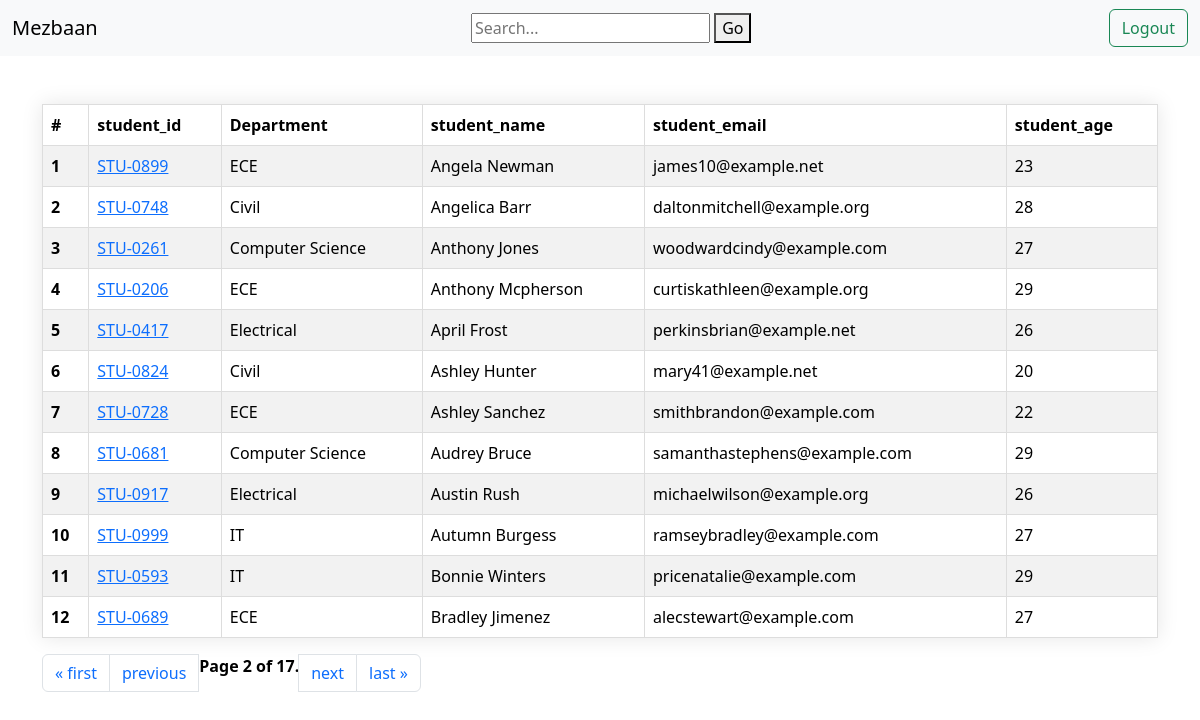
Screenshot of /students/?page=2 with the database file from the repository.
### vege/models.py (models this page shows, shortened)
class Student(models.Model):
  department = models.ForeignKey(Department , related_name="depart", on_delete=models.CASCADE)
  student_id = models.OneToOneField(StudentID, related_name="studentid", on_delete=models.CASCADE)
  student_name = models.CharField(max_length=100)
  student_age = models.IntegerField(default=18)
  student_email = models.EmailField(unique=True)
  student_address = models.TextField()
  class Meta:
    ordering = ['student_name']
    verbose_name = 'student'

class StudentID(models.Model):
  student_id = models.CharField(max_length=100)
  def __str__(self) -> str:
    return self.student_id

class Department(models.Model):
  department = models.CharField(max_length=100)
  class Meta:
    ordering = ['department']

### vege/views.py (the view, shortened to what this page needs)
# urls.py: path('students/', getStudents , name = "getStudents"),
def getStudents(request):
  queryset = Student.objects.all()
  paginator = Paginator(queryset, 12)  # Show 25 contacts per page.
  page_number = request.GET.get("page", 1)
  page_obj = paginator.get_page(page_number)
  return render(request, 'reports/students.html', {'queryset': page_obj})

### home/templates/reports/students.html (shortened to what this page needs)
<!DOCTYPE html>
<html lang="en">
<head>
  <link href="https://cdn.jsdelivr.net/npm/bootstrap@5.3.3/dist/css/bootstrap.min.css" rel="stylesheet">
</head>
<body>
  <nav class="navbar bg-body-tertiary">
    <div class="container-fluid">
      <a class="navbar-brand">Mezbaan</a>
      <div class="search">
        <form>
            <input placeholder="Search..." type="text" name="search">
            <button type="submit">Go</button>
        </form>
      </div>
        <a href="/logout/" class="btn btn-outline-success" type="submit">Logout</a>
    </div>
  </nav>
  <div class="container mt-5">
    <table class="table table-striped">
      <thead>
        <tr>
          <th scope="col">#</th>
          <th scope="col">student_id</th>
          <th scope="col">Department</th>
          <th scope="col">student_name</th>
          <th scope="col">student_email</th>
          <th scope="col">student_age</th>
        </tr>
      </thead>
      <tbody>
        {% for student in queryset %}
        <tr>
          <th scope="row">{{forloop.counter}}</th>
          <td>
            <a href="{% url 'see_marks' student.student_id %}">
              {{student.student_id}}
            </a></td>
          <td>{{student.department.department}}</td>
          <td>{{student.student_name}}</td>
          <td>{{student.student_email}}</td>
          <td>{{student.student_age}}</td>
        </tr>
        {% endfor %}
      </tbody>
    </table>
        <nav aria-label="Page navigation example">
        <ul class="pagination">
              {% if queryset.has_previous %}
              <li class="page-item"><a class="page-link" href="?page=1">&laquo; first</a></li>
              <li class="page-item"><a class="page-link" href="?page={{ queryset.previous_page_number }}">previous</a></li>
              {% endif %}
              <span class="current">
                  Page {{ queryset.number }} of {{ queryset.paginator.num_pages }}.
              </span>
              {% if queryset.has_next %}
              <li class="page-item"><a class="page-link" href="?page={{ queryset.next_page_number }}">next</a></li>
              <li class="page-item"><a class="page-link" href="?page={{ queryset.paginator.num_pages }}">last &raquo;</a></li>
              {% endif %}
      </ul>
      </nav>
    </div>
</body>
</html>

### home/templates/reports/students.html (style rules this page uses)
body { background: url(https://i.pinimg.com/564x/ee/82/7b/ee827bd3d128d9c3a5f5eb9c334f6b36.jpg); }
.current { font-weight: bold; color: black }
table { border-collapse: collapse; overflow: hidden; box-shadow: 0 0 20px rgba(0,0,0,0.1); background-color: white; margin-bottom: 10px; }
th, td { padding: 15px; background-color: rgba(255,255,255,0.2); color: black; border: 1px solid #ddd; }
th { text-align: left; }

### rows the page displays
Student: student_id "STU-0899", department.department "ECE", student_name "Angela Newman", student_email "james10@example.net", student_age "23"
Student: student_id "STU-0748", department.department "Civil", student_name "Angelica Barr", student_email "daltonmitchell@example.org", student_age "28"
Student: student_id "STU-0261", department.department "Computer Science", student_name "Anthony Jones", student_email "woodwardcindy@example.com", student_age "27"
Student: student_id "STU-0206", department.department "ECE", student_name "Anthony Mcpherson", student_email "curtiskathleen@example.org", student_age "29"
Student: student_id "STU-0417", department.department "Electrical", student_name "April Frost", student_email "perkinsbrian@example.net", student_age "26"
Student: student_id "STU-0824", department.department "Civil", student_name "Ashley Hunter", student_email "mary41@example.net", student_age "20"
Student: student_id "STU-0728", department.department "ECE", student_name "Ashley Sanchez", student_email "smithbrandon@example.com", student_age "22"
Student: student_id "STU-0681", department.department "Computer Science", student_name "Audrey Bruce", student_email "samanthastephens@example.com", student_age "29"
Student: student_id "STU-0917", department.department "Electrical", student_name "Austin Rush", student_email "michaelwilson@example.org", student_age "26"
Student: student_id "STU-0999", department.department "IT", student_name "Autumn Burgess", student_email "ramseybradley@example.com", student_age "27"
Student: student_id "STU-0593", department.department "IT", student_name "Bonnie Winters", student_email "pricenatalie@example.com", student_age "29"
Student: student_id "STU-0689", department.department "ECE", student_name "Bradley Jimenez", student_email "alecstewart@example.com", student_age "27"

### other values shown
{{ queryset.number }} "2"
{{ queryset.paginator.num_pages }} "17"
